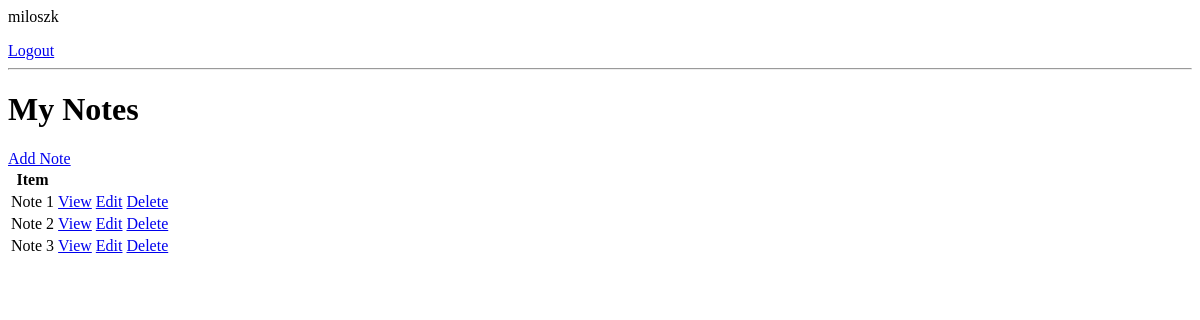
Page / (signed in) on the earlier database version.
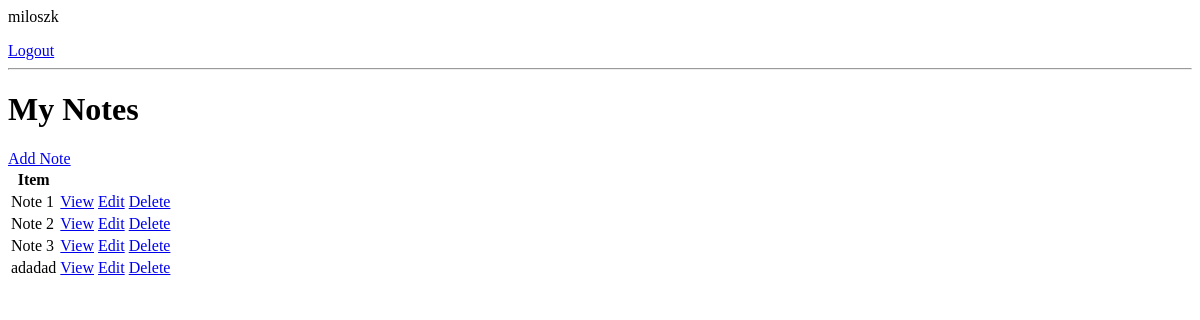
Same page on the later database version.
### base/models.py (models this page shows, shortened)
class Note(models.Model):
	user = models.ForeignKey(User, on_delete=models.CASCADE, null=True, blank=True)
	title = models.CharField(max_length=200)
	description = models.TextField(null=True, blank=True)
	create = models.DateTimeField(auto_now_add=True)

### base/views.py (the view)
# urls.py: path('', NoteList.as_view(), name='notes'),
class NoteList(LoginRequiredMixin, ListView):
	model = Note
	context_object_name = 'notes'

### base/templates/base/note_list.html
{% if request.user.is_authenticated %}
<p>{{ request.user }}</p>
<a href="{% url 'logout' %}">Logout</a>
{% else %}
<a href="{% url 'login' %}">Login</a>
{% endif %}
<hr>
<h1>My Notes</h1>
<a href="{% url 'note-create' %}">Add Note</a>
<table>
	<tr>
		<th>Item</th>
		<th></th>
		<th></th>
	</tr>
	{% for note in notes %}
	<tr>
		<td>{{ note.title }}</td>
		<td><a href="{%  url 'note' note.id %}">View</a></td>
		<td><a href="{%  url 'note-update' note.id %}">Edit</a></td>
		<td><a href="{%  url 'note-delete' note.id %}">Delete</a></td>
	</tr>
	{% empty %}
	<h3>No items in list</h3>
	{% endfor %}
</table>

Differences in the rows shown:
added Note: title "adadad"
